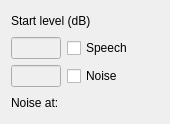
<ui version="4.0" >
 <class>StartLevelWidget</class>
 <widget class="QWidget" name="StartLevelWidget" >
  <property name="geometry" >
   <rect>
    <x>0</x>
    <y>0</y>
    <width>170</width>
    <height>124</height>
   </rect>
  </property>
  <property name="sizePolicy" >
   <sizepolicy vsizetype="Fixed" hsizetype="Preferred" >
    <horstretch>0</horstretch>
    <verstretch>0</verstretch>
   </sizepolicy>
  </property>
  <property name="windowTitle" >
   <string>Form</string>
  </property>
  <layout class="QGridLayout" name="gridLayout" >
   <item row="0" column="0" colspan="2" >
    <widget class="QLabel" name="label" >
     <property name="text" >
      <string>Start level (dB)</string>
     </property>
    </widget>
   </item>
   <item row="1" column="0" >
    <widget class="spin::gui::DecibelLineEdit" name="speechStartLine" >
     <property name="enabled" >
      <bool>false</bool>
     </property>
     <property name="minimumSize" >
      <size>
       <width>50</width>
       <height>0</height>
      </size>
     </property>
     <property name="maximumSize" >
      <size>
       <width>40</width>
       <height>16777215</height>
      </size>
     </property>
    </widget>
   </item>
   <item row="1" column="1" >
    <widget class="QCheckBox" name="speechCheck" >
     <property name="text" >
      <string>Speech</string>
     </property>
    </widget>
   </item>
   <item row="2" column="0" >
    <widget class="spin::gui::DecibelLineEdit" name="noiseStartLine" >
     <property name="enabled" >
      <bool>false</bool>
     </property>
     <property name="minimumSize" >
      <size>
       <width>50</width>
       <height>0</height>
      </size>
     </property>
     <property name="maximumSize" >
      <size>
       <width>40</width>
       <height>16777215</height>
      </size>
     </property>
    </widget>
   </item>
   <item row="2" column="1" >
    <widget class="QCheckBox" name="noiseCheck" >
     <property name="text" >
      <string>Noise</string>
     </property>
    </widget>
   </item>
   <item row="3" column="0" colspan="2" >
    <layout class="QHBoxLayout" name="horizontalLayout" >
     <item>
      <widget class="QLabel" name="startNoiseAtLbl" >
       <property name="sizePolicy" >
        <sizepolicy vsizetype="Preferred" hsizetype="Fixed" >
         <horstretch>0</horstretch>
         <verstretch>0</verstretch>
        </sizepolicy>
       </property>
       <property name="text" >
        <string>Noise at:</string>
       </property>
      </widget>
     </item>
     <item>
      <widget class="QLabel" name="showStartPointLbl" >
       <property name="sizePolicy" >
        <sizepolicy vsizetype="Preferred" hsizetype="Minimum" >
         <horstretch>0</horstretch>
         <verstretch>0</verstretch>
        </sizepolicy>
       </property>
       <property name="toolTip" >
        <string>Click to adjust</string>
       </property>
       <property name="text" >
        <string/>
       </property>
      </widget>
     </item>
     <item>
      <spacer name="horizontalSpacer" >
       <property name="orientation" >
        <enum>Qt::Horizontal</enum>
       </property>
       <property name="sizeHint" stdset="0" >
        <size>
         <width>18</width>
         <height>20</height>
        </size>
       </property>
      </spacer>
     </item>
    </layout>
   </item>
  </layout>
 </widget>
 <customwidgets>
  <customwidget>
   <class>spin::gui::DecibelLineEdit</class>
   <extends>QLineEdit</extends>
   <header>decibellineedit.h</header>
  </customwidget>
 </customwidgets>
 <resources/>
 <connections/>
</ui>
